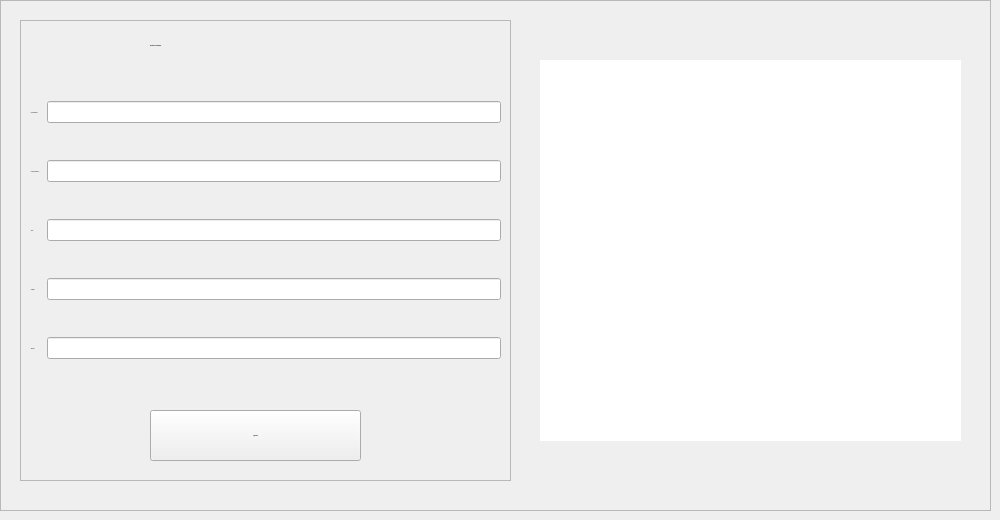
          <widget class="QWidget" name="ajouter_3">
           <attribute name="title">
            <string>Ajouter</string>
           </attribute>
           <widget class="QFrame" name="frame_27">
            <property name="geometry">
             <rect>
              <x>0</x>
              <y>0</y>
              <width>991</width>
              <height>511</height>
             </rect>
            </property>
            <property name="frameShape">
             <enum>QFrame::StyledPanel</enum>
            </property>
            <property name="frameShadow">
             <enum>QFrame::Raised</enum>
            </property>
            <widget class="QFrame" name="frame_28">
             <property name="geometry">
              <rect>
               <x>20</x>
               <y>20</y>
               <width>491</width>
               <height>461</height>
              </rect>
             </property>
             <property name="frameShape">
              <enum>QFrame::StyledPanel</enum>
             </property>
             <property name="frameShadow">
              <enum>QFrame::Raised</enum>
             </property>
             <widget class="QWidget" name="gridLayoutWidget_8">
              <property name="geometry">
               <rect>
                <x>10</x>
                <y>50</y>
                <width>471</width>
                <height>321</height>
               </rect>
              </property>
              <layout class="QGridLayout" name="gridLayout_8">
               <property name="sizeConstraint">
                <enum>QLayout::SetDefaultConstraint</enum>
               </property>
               <property name="horizontalSpacing">
                <number>6</number>
               </property>
               <item row="0" column="0">
                <widget class="QLabel" name="label_50">
                 <property name="font">
                  <font>
                   <family>century gothic</family>
                   <pointsize>-1</pointsize>
                  </font>
                 </property>
                 <property name="text">
                  <string>   ID_fournisseur :</string>
                 </property>
                </widget>
               </item>
               <item row="4" column="0">
                <widget class="QLabel" name="label_51">
                 <property name="font">
                  <font>
                   <family>century gothic</family>
                   <pointsize>-1</pointsize>
                  </font>
                 </property>
                 <property name="text">
                  <string>   Adresse :</string>
                 </property>
                </widget>
               </item>
               <item row="2" column="0">
                <widget class="QLabel" name="label_52">
                 <property name="font">
                  <font>
                   <family>century gothic</family>
                   <pointsize>-1</pointsize>
                  </font>
                 </property>
                 <property name="text">
                  <string>   Type : </string>
                 </property>
                </widget>
               </item>
               <item row="3" column="0">
                <widget class="QLabel" name="label_53">
                 <property name="font">
                  <font>
                   <family>century gothic</family>
                   <pointsize>-1</pointsize>
                  </font>
                 </property>
                 <property name="text">
                  <string>   Numero :</string>
                 </property>
                </widget>
               </item>
               <item row="3" column="1">
                <widget class="QLineEdit" name="lineEdit4"/>
               </item>
               <item row="1" column="1">
                <widget class="QLineEdit" name="lineEdit2"/>
               </item>
               <item row="1" column="0">
                <widget class="QLabel" name="label_63">
                 <property name="font">
                  <font>
                   <family>century gothic</family>
                   <pointsize>-1</pointsize>
                  </font>
                 </property>
                 <property name="text">
                  <string>   Nom_fournisseur :</string>
                 </property>
                </widget>
               </item>
               <item row="0" column="1">
                <widget class="QLineEdit" name="lineEdit1"/>
               </item>
               <item row="2" column="1">
                <widget class="QLineEdit" name="lineEdit3"/>
               </item>
               <item row="4" column="1">
                <widget class="QLineEdit" name="lineEdit5"/>
               </item>
              </layout>
             </widget>
             <widget class="QPushButton" name="pushButton_19">
              <property name="geometry">
               <rect>
                <x>130</x>
                <y>390</y>
                <width>211</width>
                <height>51</height>
               </rect>
              </property>
              <property name="font">
               <font>
                <family>century gothic</family>
                <pointsize>-1</pointsize>
                <weight>75</weight>
                <bold>true</bold>
               </font>
              </property>
              <property name="cursor">
               <cursorShape>PointingHandCursor</cursorShape>
              </property>
              <property name="text">
               <string>AJOUTER</string>
              </property>
             </widget>
             <widget class="QLabel" name="label_74">
              <property name="geometry">
               <rect>
                <x>130</x>
                <y>10</y>
                <width>211</width>
                <height>31</height>
               </rect>
              </property>
              <property name="font">
               <font>
                <family>century gothic</family>
                <pointsize>-1</pointsize>
                <weight>75</weight>
                <bold>true</bold>
               </font>
              </property>
              <property name="text">
               <string>Ajouter un fournisseur</string>
              </property>
             </widget>
            </widget>
            <widget class="QGraphicsView" name="graphicsView_18">
             <property name="geometry">
              <rect>
               <x>540</x>
               <y>60</y>
               <width>421</width>
               <height>381</height>
              </rect>
             </property>
             <property name="styleSheet">
              <string notr="true">border-image: url(:/images/construisez-une-relation-fournisseur-solide.jpg);
border-radius: 15px;</string>
             </property>
            </widget>
           </widget>
          </widget>
